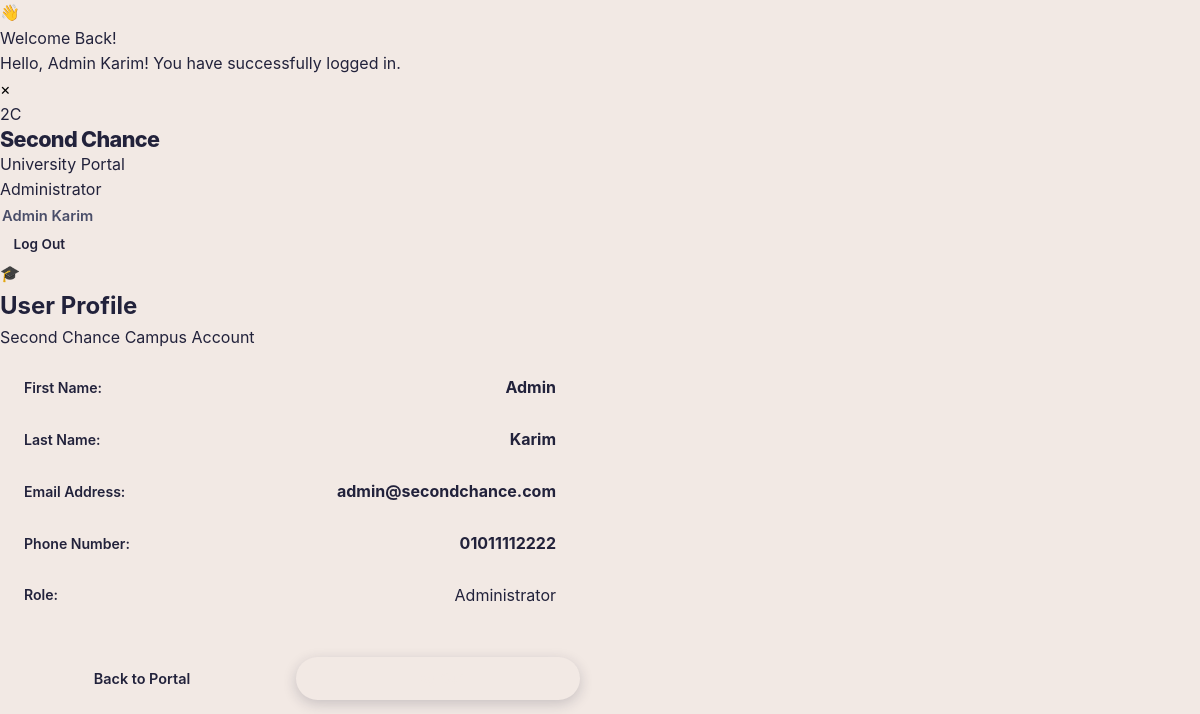
The app's page /viewprofile.php (signed in) with its own data.
### tables this page shows
CREATE TABLE `users` (
    `id` INT(11) UNSIGNED NOT NULL AUTO_INCREMENT,
    `fname` VARCHAR(50) NOT NULL,
    `lname` VARCHAR(50) NOT NULL,
    `email` VARCHAR(255) NOT NULL,
    `password` VARCHAR(255) DEFAULT NULL,
    `phone` VARCHAR(20) DEFAULT NULL,
    `role` ENUM('user', 'admin') NOT NULL DEFAULT 'user',
    `created_at` TIMESTAMP NOT NULL DEFAULT CURRENT_TIMESTAMP(),
    PRIMARY KEY (`id`),
    UNIQUE KEY `email` (`email`)
);

### includes/auth.php (called while the page is built, shortened)
<?php
function isLoggedIn() {
    return isset($_SESSION['user_id']) && !empty($_SESSION['user_id']);
}
function isAdmin() {
    return isLoggedIn() && isset($_SESSION['role']) && $_SESSION['role'] === 'admin';
}
function currentUser() {
    $fname = $_SESSION['fname'] ?? '';
    $lname = $_SESSION['lname'] ?? '';
    $fullName = trim($fname . ' ' . $lname);
    return [
        'id'       => $_SESSION['user_id'] ?? null,
        'fname'    => $fname,
        'lname'    => $lname,
        'name'     => $fullName,
        'email'    => $_SESSION['email'] ?? '',
        'phone'    => $_SESSION['phone'] ?? '',
        'role'     => $_SESSION['role'] ?? 'user',
        'is_admin' => isAdmin(),
    ];
}
?>

### viewprofile.php (the view, shortened to what this page needs)
<?php
require_once __DIR__ . '/includes/auth.php';
$user_id = $_SESSION['user_id'];
$sql = "SELECT * FROM users WHERE id = " . (int)$user_id . " LIMIT 1";
$result = mysqli_query($conn, $sql);
?>
<!DOCTYPE html>
<html lang="en">
<head>
    <link rel="stylesheet" href="assets/style.css">
</head>
<body>
    <?php include __DIR__ . '/includes/toast.php'; ?>
    <?php include __DIR__ . '/includes/navbar.php'; ?>
    <div class="main-wrapper">
        <div class="auth-wrapper" style="max-width: 580px;">
            <div class="auth-card">
                <div class="auth-header">
                    <div class="auth-header-icon">🎓</div>
                    <h2>User Profile</h2>
                    <p>Second Chance Campus Account</p>
                </div>
                <div style="background: var(--input-bg); border-radius: var(--radius-md); padding: 1.5rem; margin-bottom: 1.5rem; border: 1px solid var(--border-light);">
                    <div style="display: flex; align-items: center; justify-content: space-between; margin-bottom: 0.9rem; border-bottom: 1px solid var(--border-light); padding-bottom: 0.75rem;">
                        <span style="font-weight: 600; color: var(--text-muted); font-size: 0.88rem;">First Name:</span>
                        <span style="font-weight: 700; color: var(--primary-dark);"><?php echo htmlspecialchars($user['fname']); ?></span>
                    </div>
                    <div style="display: flex; align-items: center; justify-content: space-between; margin-bottom: 0.9rem; border-bottom: 1px solid var(--border-light); padding-bottom: 0.75rem;">
                        <span style="font-weight: 600; color: var(--text-muted); font-size: 0.88rem;">Last Name:</span>
                        <span style="font-weight: 700; color: var(--primary-dark);"><?php echo htmlspecialchars($user['lname']); ?></span>
                    </div>
                    <div style="display: flex; align-items: center; justify-content: space-between; margin-bottom: 0.9rem; border-bottom: 1px solid var(--border-light); padding-bottom: 0.75rem;">
                        <span style="font-weight: 600; color: var(--text-muted); font-size: 0.88rem;">Email Address:</span>
                        <span style="font-weight: 700; color: var(--primary-dark);"><?php echo htmlspecialchars($user['email']); ?></span>
                    </div>
                    <div style="display: flex; align-items: center; justify-content: space-between; margin-bottom: 0.9rem; border-bottom: 1px solid var(--border-light); padding-bottom: 0.75rem;">
                        <span style="font-weight: 600; color: var(--text-muted); font-size: 0.88rem;">Phone Number:</span>
                        <span style="font-weight: 700; color: var(--primary-dark);"><?php echo htmlspecialchars($user['phone'] ?? 'N/A'); ?></span>
                    </div>
                    <div style="display: flex; align-items: center; justify-content: space-between;">
                        <span style="font-weight: 600; color: var(--text-muted); font-size: 0.88rem;">Role:</span>
                        <span>
                            <?php if ($user['role'] === 'admin'): ?>
                                <span class="user-badge badge-admin">Administrator</span>
                            <?php else: ?>
                                <span class="user-badge badge-student">Student</span>
                            <?php endif; ?>
                        </span>
                    </div>
                </div>
                <div style="display: flex; gap: 0.75rem;">
                    <a href="index.php" class="btn btn-outline" style="flex: 1;">Back to Portal</a>
                    <a href="logout.php" class="btn btn-primary" style="flex: 1; background-color: var(--primary-slate);">Log Out</a>
                </div>
            </div>
        </div>
    </div>
</body>
</html>

### assets/style.css (style rules this page uses)
:root { --color-primary: #22223B; --color-primary-light: #2c2c4a; --color-secondary: #4A4E69; --color-secondary-light: #5d6283; --color-lavender: #9A8C98; --color-lavender-light: #bcb0ba; --color-lavender-subtle: #eae5e9; --color-rose: #C9ADA7; --color-rose-light: #dfcbc7; --color-rose-subtle: #f4ecea; --color-cream: #F2E9E4; --color-cream-soft: #faf7f5; --color-white: #ffffff; --color-dark: #161625; --color-success: #388e3c; --color-success-bg: #e8f5e9; --color-warning: #e65100; --color-warning-bg: #fff3e0; --font-heading: 'Plus Jakarta Sans', -apple-system, BlinkMacSystemFont, "Segoe UI", Roboto, sans-serif; --font-serif: 'Playfair Display', Georgia, serif; --font-body: 'Plus Jakarta Sans', -apple-system, BlinkMacSystemFont, "Segoe UI", Roboto, sans-serif; --radius-xs: 6px; --radius-sm: 10px; --radius-md: 16px; --radius-lg: 24px; --radius-full: 9999px; --shadow-sm: 0 2px 8px rgba(34, 34, 59, 0.04); --shadow-md: 0 8px 24px rgba(34, 34, 59, 0.08); --shadow-lg: 0 16px 40px rgba(34, 34, 59, 0.12); --shadow-hover: 0 20px 48px rgba(74, 78, 105, 0.18); --transition: all 0.28s cubic-bezier(0.2, 0.8, 0.2, 1); --transition-slow: all 0.45s cubic-bezier(0.16, 1, 0.3, 1); }
*, *::before, *::after { box-sizing: border-box; margin: 0; padding: 0; }
html { scroll-behavior: smooth; font-size: 16px; }
body { font-family: var(--font-body); background-color: var(--color-cream); color: var(--color-primary); line-height: 1.6; -webkit-font-smoothing: antialiased; -moz-osx-font-smoothing: grayscale; overflow-x: hidden; min-height: 100vh; }
a { color: inherit; text-decoration: none; transition: var(--transition); }
.btn { display: inline-flex; align-items: center; justify-content: center; gap: 8px; padding: 10px 22px; border-radius: var(--radius-full); font-weight: 600; font-size: 0.9rem; transition: var(--transition); cursor: pointer; white-space: nowrap; }
.btn-primary { background-color: var(--color-primary); color: var(--color-cream); box-shadow: 0 4px 14px rgba(34, 34, 59, 0.2); }

### records on screen
users: fname "Admin", lname "Karim", email "admin@secondchance.com", phone "01011112222"

### other values on screen
$toast['title'] "Welcome Back!"
$toast['message'] "Hello, Admin Karim! You have successfully logged in."
$user['name'] "Admin Karim"
